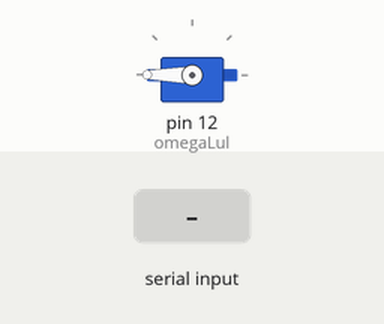
Bench run of a sketch on a simulated Arduino Uno, built with avr-gcc and run on an emulated ATmega328P. Shown: servo. The test bench sets the inputs (shaded band).

Above: at 1.2 s.
1.3 s: byte 30 received over Serial
At 1.9 s:
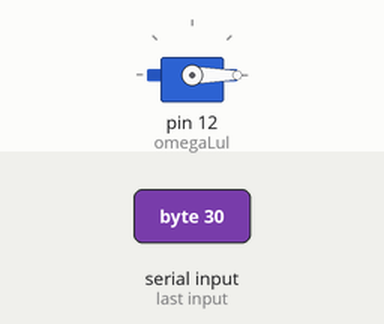
At 3.4 s:
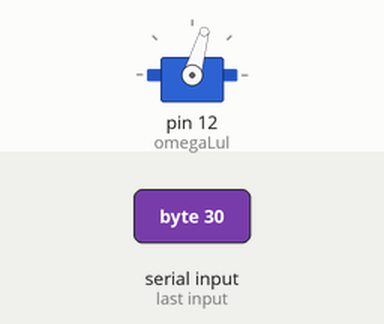
Timing chart, 0 to 18.5 s (numbered marks = the images above; inputs shaded):
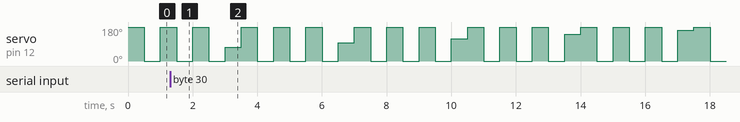

The sketch:

lul.ino
```cpp
/*
 Kodun python dan gelen byte ın uzunluğuna kadar 0 ve 180 derece
 arasında döndüğünü ve byte ın uzunluğu tamamlandığında ise doğru değeri gösterdikten sonra
 loop a tekrar döndüğünü gördük.
 */

#include <Servo.h>

int pos[20];
int revpos=0;
int pose=0;
int index=0;

Servo omegaLul;

void setup() {


Serial.begin(9600);

omegaLul.attach(12);

}

void loop() {
  index=0;
  while(Serial.available())
  {
    pos[index] = Serial.read();
    index++;
  }
  index=0;
  while(index<sizeof(pos))
  {
    pose = pose + (pos[index]*10*(index+1));
    index++;
  }
revpos=180-pose;
omegaLul.write(revpos);
delay(500);
}
```
